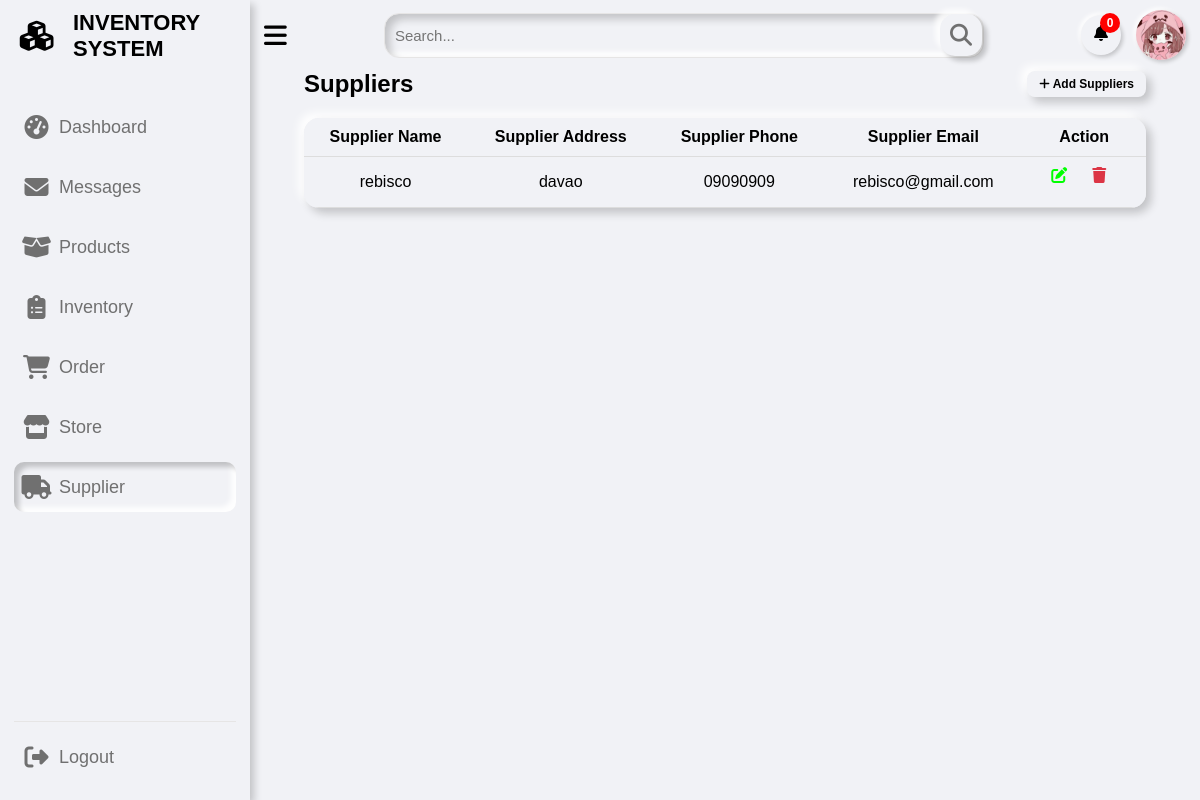
/pages/supplier.php (signed in), run on the app's committed database.
### tables this page shows
CREATE TABLE `supplier` (
  `supplier_id` int(11) NOT NULL,
  `user_id` int(11) DEFAULT NULL,
  `supplier_name` varchar(255) DEFAULT NULL,
  `supplier_phone` varchar(255) DEFAULT NULL,
  `supplier_address` varchar(255) DEFAULT NULL,
  `supplier_email` varchar(255) NOT NULL
);

### pages/supplier.php (the view, shortened to what this page needs)
<?php
if (isset($_SESSION['id']) && isset($_SESSION['username']) && $_SESSION['role'] === 'admin') {
?>
<?php
include "../includes/sidebar.php";
include "../includes/topbar.php";
?>
<div class="dash-content">
  <h2>
    Suppliers
    <span class="popup-icon" onclick="openPopup()">
      <i class="fas fa-plus"></i> Add Suppliers
    </span>
  </h2>
  <?php
  $sql = "SELECT * FROM supplier";
  $stmt = $pdo->query($sql);
  if ($stmt->rowCount() > 0) {
    echo "<table class='product-table'>";
    echo "<thead><tr><th>Supplier Name</th><th>Supplier Address</th><th>Supplier Phone</th><th>Supplier Email</th><th>Action</th></tr></thead>";
    echo "<tbody>";
    while ($row = $stmt->fetch(PDO::FETCH_ASSOC)) {
      echo "<tr>";
      echo "<td>" . $row['supplier_name'] . "</td>";
      echo "<td>" . $row['supplier_address'] . "</td>";
      echo "<td>" . $row['supplier_phone'] . "</td>";
      echo "<td>" . $row['supplier_email'] . "</td>";
      echo "<td>";
      echo "<a href='#' onclick='openEditSupplierPopup(" . json_encode($row) . ")' class='edit'><i class='fas fa-edit'></i></a>";
      echo "<a href='#' onclick='openDeleteSupplierPopup(" . $row['supplier_id'] . ")' class='delete'><i class='fas fa-trash'></i></a>";
      echo "</td>";
      echo "</tr>";
    }
    echo "</tbody>";
    echo "</table>";
  } else {
    echo "No suppliers found.";
  }
  ?>
  <?php
  include "../includes/footbar.php";
  ?>
  <?php
} else {
  header("Location: ../index.php?error=access_error");
  exit();
}
?>

### css/dashboard.css (style rules this page uses)
* { margin: 0; padding: 0; box-sizing: border-box; font-family: "Poppins", sans-serif; }
:root { --primary-color: #0e4bf1; --color-hover: #0e4bf1; --panel-color: #F1F2F6; --text-color: #000; --card-color: #fff; --black-light-color: #707070; --border-color: #e6e5e5; --toggle-color: #ddd; --box1-color: #4dffe4; --box2-color: #acd3ff; --box3-color: #fce7d1; --title-icon-color: #fff; --tran-05: all 0.5s ease; --tran-03: all 0.3s ease; --tran-03: all 0.2s ease; }
body { min-height: 100vh; background-color: #fff; }
a { text-decoration: none; color: #000000; }
.dashboard .dash-content { padding-top: 60px; }
.dash-content { text-align: center; padding: 40px; }
.dash-content h2 { display: flex; justify-content: space-between; align-items: center; color: var(--text-color); }
.popup-icon { display: inline-block; padding: 6px 12px; background-color: var(--panel-color); color: var(--text-color); border: none; border-radius: 8px; font-size: 12px; cursor: pointer; box-shadow: 5px 5px 10px rgba(0, 0, 0, 0.2), -5px -5px 10px rgba(255, 255, 255, 1); transition: transform 0.3s ease-in-out; z-index: 10; }
.product-table, .order-table { width: 100%; border-collapse: collapse; margin-top: 20px; background-color: var(--panel-color); box-shadow: 5px 5px 10px rgba(0, 0, 0, 0.2), -5px -5px 10px rgba(255, 255, 255, 1); border-radius: 15px; overflow: hidden; }
.product-table th, .product-table td, .order-table th, .order-table td { padding: 10px; text-align: center; align-items: center; border-bottom: 1px solid #ddd; color: var(--text-color); }
.product-table td, .order-table td { background-color: var(--panel-color); }
.product-table th, .order-table th { background-color: var(--panel-color); color: var(--text-color); }
.product-table a, .order-table a { text-decoration: none; color: #333; margin-right: 10px; }
.product-table a.edit, .order-table a.edit { display: inline-block; width: 30px; height: 30px; background-color: var(--panel-color); color: #00FF00; }
.product-table a.delete, .order-table a.delete { display: inline-block; justify-content: center; align-items: center; width: 30px; height: 30px; color: #dc3545; }

### data on the page
supplier: supplier_name "rebisco", supplier_address "davao", supplier_phone "09090909", supplier_email "rebisco@gmail.com"
